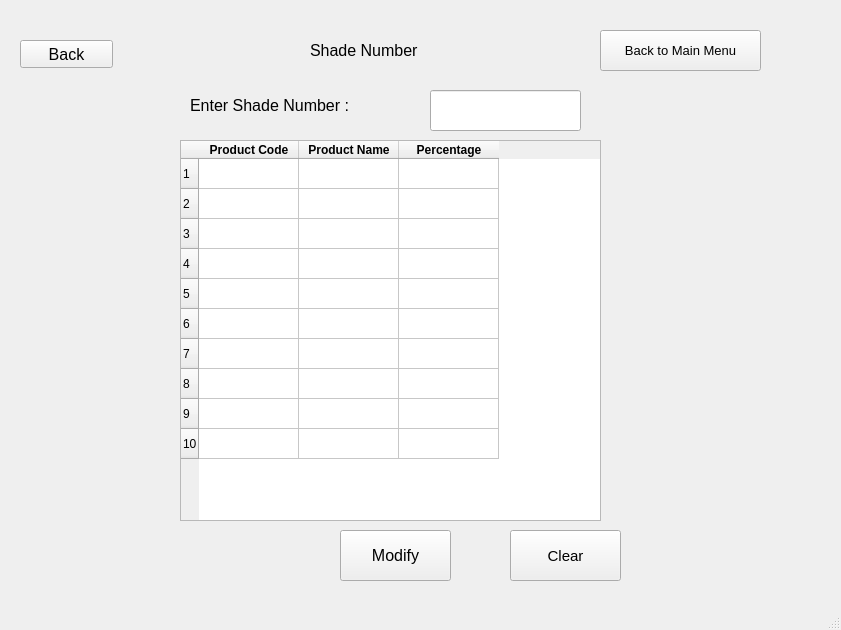
<?xml version="1.0" encoding="UTF-8"?>
<ui version="4.0">
 <class>MainWindow</class>
 <widget class="QMainWindow" name="MainWindow">
  <property name="geometry">
   <rect>
    <x>0</x>
    <y>0</y>
    <width>841</width>
    <height>630</height>
   </rect>
  </property>
  <property name="windowTitle">
   <string>MainWindow</string>
  </property>
  <widget class="QWidget" name="centralwidget">
   <widget class="QPushButton" name="back_add_rm">
    <property name="geometry">
     <rect>
      <x>20</x>
      <y>40</y>
      <width>93</width>
      <height>28</height>
     </rect>
    </property>
    <property name="font">
     <font>
      <pointsize>12</pointsize>
     </font>
    </property>
    <property name="text">
     <string>Back</string>
    </property>
   </widget>
   <widget class="QLabel" name="label_3">
    <property name="geometry">
     <rect>
      <x>310</x>
      <y>30</y>
      <width>151</width>
      <height>41</height>
     </rect>
    </property>
    <property name="font">
     <font>
      <pointsize>12</pointsize>
     </font>
    </property>
    <property name="text">
     <string>Shade Number</string>
    </property>
   </widget>
   <widget class="QPushButton" name="rm_new_modify_confirm">
    <property name="geometry">
     <rect>
      <x>340</x>
      <y>530</y>
      <width>111</width>
      <height>51</height>
     </rect>
    </property>
    <property name="font">
     <font>
      <pointsize>12</pointsize>
     </font>
    </property>
    <property name="text">
     <string>Modify</string>
    </property>
   </widget>
   <widget class="QPushButton" name="pushButton">
    <property name="geometry">
     <rect>
      <x>600</x>
      <y>30</y>
      <width>161</width>
      <height>41</height>
     </rect>
    </property>
    <property name="font">
     <font>
      <pointsize>10</pointsize>
     </font>
    </property>
    <property name="text">
     <string>Back to Main Menu</string>
    </property>
   </widget>
   <widget class="QLabel" name="label_5">
    <property name="geometry">
     <rect>
      <x>190</x>
      <y>80</y>
      <width>211</width>
      <height>51</height>
     </rect>
    </property>
    <property name="font">
     <font>
      <pointsize>12</pointsize>
     </font>
    </property>
    <property name="text">
     <string>Enter Shade Number :</string>
    </property>
   </widget>
   <widget class="QLineEdit" name="shade_new__modify_number">
    <property name="geometry">
     <rect>
      <x>430</x>
      <y>90</y>
      <width>151</width>
      <height>41</height>
     </rect>
    </property>
    <property name="font">
     <font>
      <pointsize>12</pointsize>
     </font>
    </property>
   </widget>
   <widget class="QTableWidget" name="shade_new_modify_details_table">
    <property name="geometry">
     <rect>
      <x>180</x>
      <y>140</y>
      <width>421</width>
      <height>381</height>
     </rect>
    </property>
    <property name="rowCount">
     <number>10</number>
    </property>
    <row/>
    <row/>
    <row/>
    <row/>
    <row/>
    <row/>
    <row/>
    <row/>
    <row/>
    <row/>
    <column>
     <property name="text">
      <string>Product Code</string>
     </property>
     <property name="font">
      <font>
       <weight>75</weight>
       <bold>true</bold>
      </font>
     </property>
    </column>
    <column>
     <property name="text">
      <string>Product Name</string>
     </property>
     <property name="font">
      <font>
       <weight>75</weight>
       <bold>true</bold>
      </font>
     </property>
    </column>
    <column>
     <property name="text">
      <string>Percentage</string>
     </property>
     <property name="font">
      <font>
       <weight>75</weight>
       <bold>true</bold>
      </font>
     </property>
    </column>
   </widget>
   <widget class="QPushButton" name="new_shade_modify_clear">
    <property name="geometry">
     <rect>
      <x>510</x>
      <y>530</y>
      <width>111</width>
      <height>51</height>
     </rect>
    </property>
    <property name="font">
     <font>
      <pointsize>11</pointsize>
     </font>
    </property>
    <property name="text">
     <string>Clear</string>
    </property>
   </widget>
  </widget>
  <widget class="QStatusBar" name="statusbar"/>
 </widget>
 <resources/>
 <connections/>
</ui>
